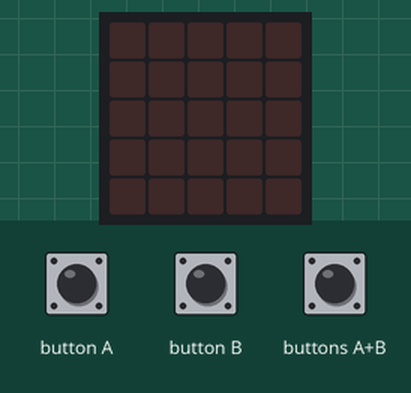
The program below on a simulated BBC micro:bit (MakeCode). Parts: the board's 5×5 LED display. Inputs (shaded band) come from the test bench.

Above: at 1.2 s.
1.3 s: button A pressed for 0.15 s
At 3.9 s:
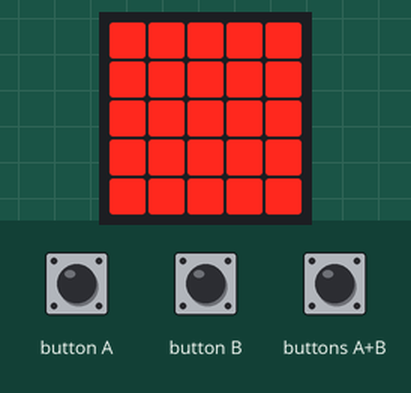
4.3 s: buttons A+B pressed for 0.15 s
At 4.5 s:
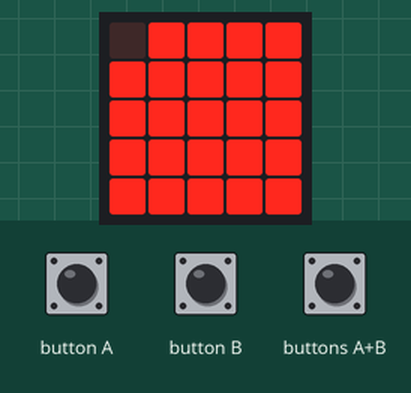
7.3 s: button B pressed for 0.15 s
At 9.0 s:
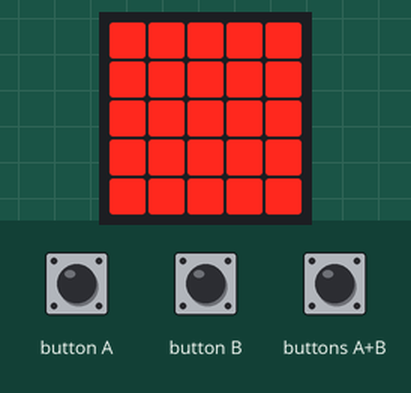
10.3 s: buttons A+B pressed for 1 s
At 11.5 s:
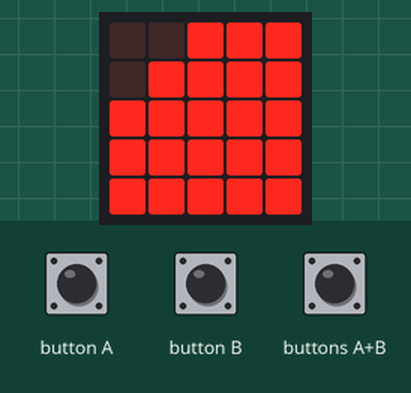
13.3 s: buttons A+B pressed for 0.15 s
At 13.5 s:
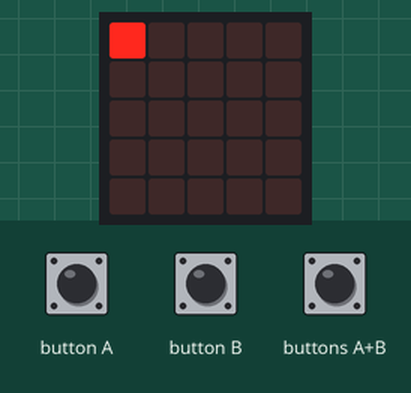

Measured:
- after the input at 1.3 s, the display: first changes after 0.20 s (image 1 shows a later state)
- after the input at 4.3 s, the display: changes after 0.15 s (image 2)
- after the input at 7.3 s, the display: first changes after 0.15 s (image 3 shows a later state)
- after the input at 10.3 s, the display: first changes after 1.0 s (image 4 shows a later state)
- after the input at 13.3 s, the display: changes after 0.15 s (image 5)

The program:

main.ts
```typescript
let 燈號 = 0
let X = 0
let Y = 0
let 行數 = 0
input.onButtonPressed(Button.A, function () {
    燈號 = 0
    for (let index = 0; index < 25; index++) {
        燈號 += 1
        basic.pause(50)
        亮起()
        if (input.buttonIsPressed(Button.A) || input.buttonIsPressed(Button.B)) {
            break;
        }
    }
    basic.pause(50)
    校正()
})
function 切換 () {
    led.setBrightness(255)
    led.toggle(X, Y)
}
input.onButtonPressed(Button.AB, function () {
    for (let 行數 = 0; 行數 <= 4; 行數++) {
        X = 行數
        Y = 0
        for (let index = 0; index < 行數 + 1; index++) {
            切換()
            X += -1
            Y += 1
            basic.pause(50)
        }
        basic.pause(50)
    }
    行數 = 4
    for (let index = 0; index < 4; index++) {
        行數 += 1
        X = 5
        Y = 行數 - 5
        for (let index = 0; index < 9 - 行數; index++) {
            X += -1
            Y += 1
            切換()
            basic.pause(50)
        }
        basic.pause(60)
    }
})
function 亮起 () {
    if (燈號 < 6) {
        X = 燈號 - 1
        Y = 0
    } else if (燈號 < 9) {
        X = 4
        Y = 燈號 - 5
    } else if (燈號 < 14) {
        X = 13 - 燈號
        Y = 4
    } else if (燈號 < 16) {
        X = 0
        Y = 17 - 燈號
    } else if (燈號 < 20) {
        X = 燈號 - 16
        Y = 1
    } else if (燈號 == 20) {
        X = 3
        Y = 2
    } else if (燈號 < 24) {
        X = 24 - 燈號
        Y = 3
    } else {
        X = 燈號 - 23
        Y = 2
    }
    切換()
}
input.onButtonPressed(Button.B, function () {
    燈號 = 25
    for (let index = 0; index < 25; index++) {
        亮起()
        燈號 += -1
        basic.pause(50)
        if (input.buttonIsPressed(Button.A) || input.buttonIsPressed(Button.B)) {
            break;
        }
    }
    校正()
})
function 校正 () {
    if (led.point(X, Y) == (led.brightness() == 0)) {
        basic.clearScreen()
    } else {
        basic.showLeds(`
            # # # # #
            # # # # #
            # # # # #
            # # # # #
            # # # # #
            `)
    }
}
function 燈漸漸滅 (X: number, Y: number) {
    for (let index = 0; index < 100; index++) {
        led.plotBrightness(X, Y, led.brightness() - 2.55)
        basic.pause(10)
    }
}
basic.forever(function () {

})
```

test.ts
```typescript
// 在這裡測試；當此封包作為擴充功能時，將不會編譯此內容。
```
